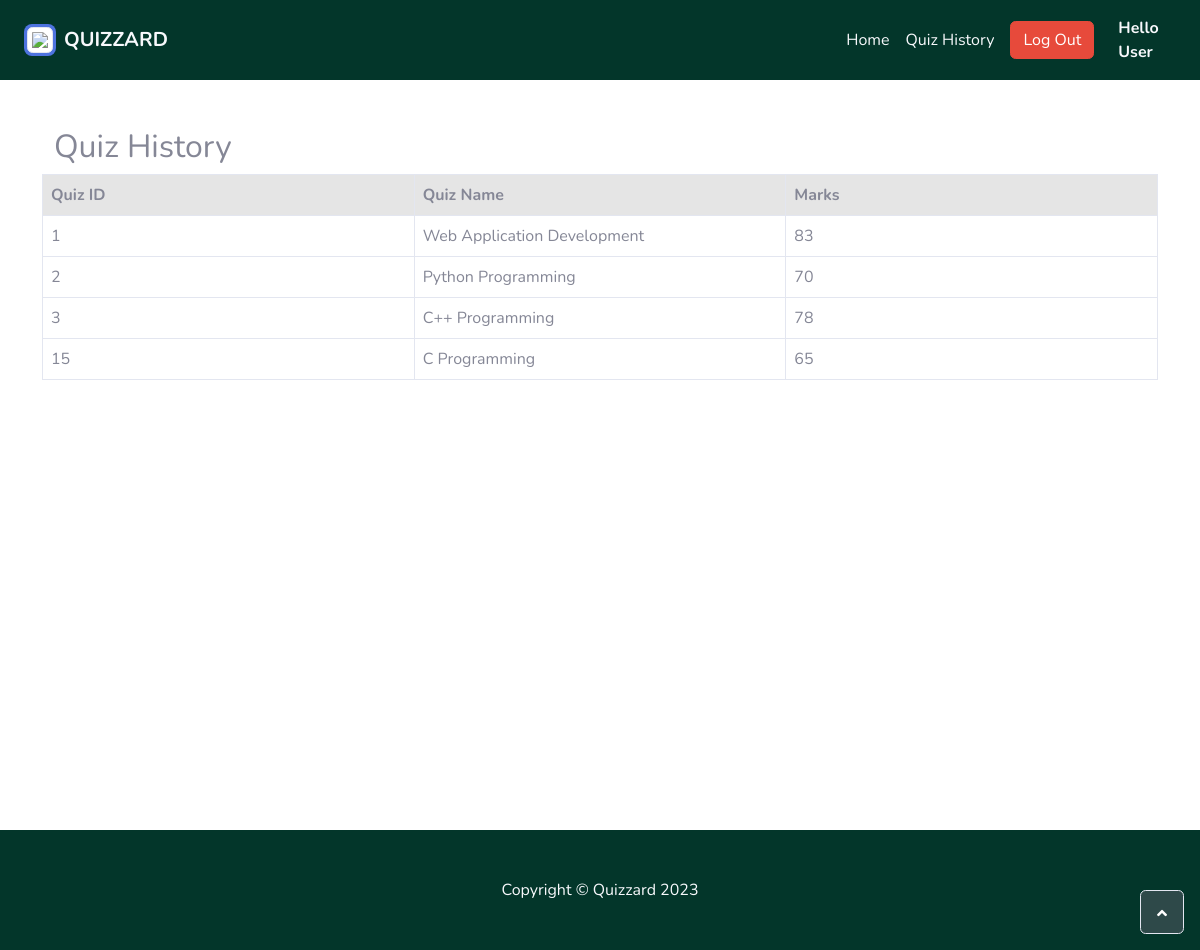
Page /quiz_history.php (signed in) on the committed database.
### tables this page shows
CREATE TABLE `mark` (
  `Mark_ID` int(11) NOT NULL,
  `User_ID` int(11) NOT NULL,
  `Quiz_ID` int(11) NOT NULL,
  `Marks_Total` int(11) NOT NULL
);

CREATE TABLE `quiz` (
  `Quiz_ID` int(11) NOT NULL,
  `User_ID` int(11) DEFAULT NULL,
  `Subject_ID` int(11) DEFAULT NULL,
  `Quiz_Name` varchar(64) NOT NULL,
  `Quiz_Password` char(10) NOT NULL,
  `Start_Time` datetime DEFAULT NULL,
  `End_Time` datetime DEFAULT NULL
);

### quiz_history.php (the view, shortened to what this page needs)
<?php
$servername = "localhost";
$username = "root";
$password = "";
$dbname = "quizzard";
try {
    $con = new PDO("mysql:host=$servername;dbname=$dbname", $username, $password);
    $con->setAttribute(PDO::ATTR_ERRMODE, PDO::ERRMODE_EXCEPTION);
    $loggedInUserId = $_SESSION['User_ID'];
    $pstmt = $con->prepare("SELECT quiz.Quiz_ID, quiz.Quiz_Name, mark.Marks_Total FROM quiz INNER JOIN mark ON quiz.Quiz_ID = mark.Quiz_ID WHERE mark.User_ID = :User_ID");
    $pstmt->bindParam(':User_ID', $loggedInUserId);
    $pstmt->execute();
    $rs = $pstmt->fetchAll(PDO::FETCH_ASSOC);
} catch (PDOException $e) {
    echo "Connection failed: " . $e->getMessage();
    die();
}
?>
<?php
include_once 'header_home.php';
?>
<head>
</head>
<body>
    <section style="min-height: 750px">
        <div class="container py-4 py-xl-5">
            <h2>Quiz History</h2>
            <div class="row mb-5">
                <table class="table table-bordered table-hover" style="table-layout: fixed;">
                    <thead class="thead-dark table-active">
                        <tr>
                            <th scope="col">Quiz ID</th>
                            <th scope="col">Quiz Name</th>
                            <th scope="col">Marks</th>
                        </tr>
                    </thead>
                    <tbody>
                    <?php foreach ($rs as $quiz): ?>
            <tr>
                <td><?php echo $quiz["Quiz_ID"]; ?></td>
                <td><?php echo $quiz["Quiz_Name"]; ?></td>
                <td><?php echo $quiz["Marks_Total"]; ?></td>
            </tr>
        <?php endforeach; ?>
                </table>
            </div>
        </div>
    </section>
</body>
<?php
include_once 'footer_home.php';
?>

### rows in the picture
mark: Quiz_ID.Quiz_ID "1", Quiz_ID.Quiz_Name "Web Application Development", Marks_Total "83"
mark: Quiz_ID.Quiz_ID "2", Quiz_ID.Quiz_Name "Python Programming", Marks_Total "70"
mark: Quiz_ID.Quiz_ID "3", Quiz_ID.Quiz_Name "C++ Programming", Marks_Total "78"
mark: Quiz_ID.Quiz_ID "15", Quiz_ID.Quiz_Name "C Programming", Marks_Total "65"
